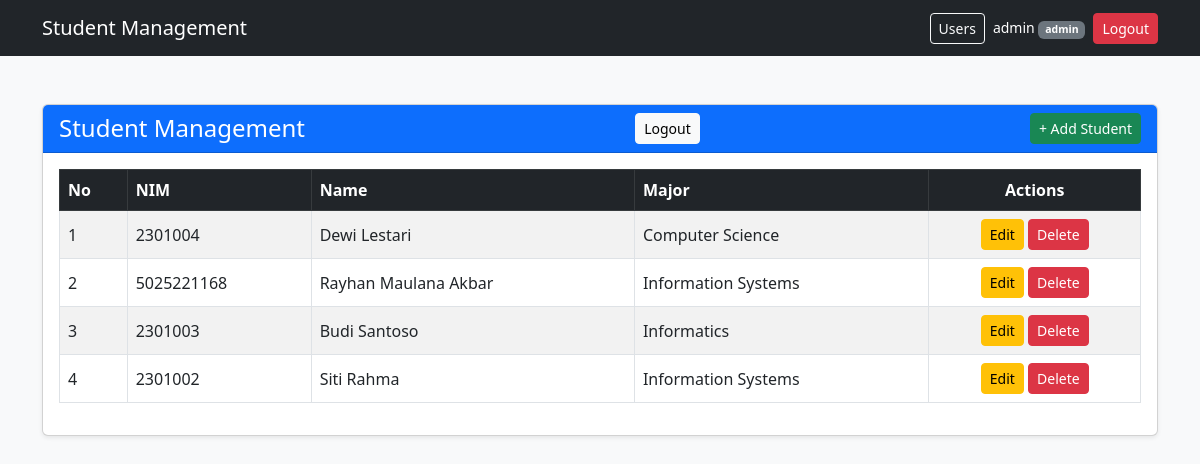
/index.php (signed in), run on the app's committed database.
### tables this page shows
CREATE TABLE `students` (
  `id` int(11) NOT NULL,
  `nim` varchar(20) NOT NULL,
  `name` varchar(100) NOT NULL,
  `major_id` int(11) NOT NULL
);

CREATE TABLE `majors` (
  `id` int(11) NOT NULL,
  `name` varchar(50) NOT NULL
);

### auth.php (called while the page is built, shortened)
<?php
function is_admin() {
    return $_SESSION['role'] === 'admin';
}
?>

### index.php (the view, shortened to what this page needs)
<?php
include 'auth.php';
include 'config.php';
$query = "SELECT s.id, s.nim, s.name, m.name AS major_name
          FROM students s
          JOIN majors m ON s.major_id = m.id
          ORDER BY s.id DESC";
$result = mysqli_query($conn, $query);
?>
<!DOCTYPE html>
<html lang="en">
<head>
    <link href="https://cdn.jsdelivr.net/npm/bootstrap@5.3.0/dist/css/bootstrap.min.css"
          rel="stylesheet">
</head>
<body class="bg-light">
<?php include 'navbar.php'; ?>
<div class="container mt-5">
    <div class="card shadow-sm">
        <div class="card-header bg-primary text-white d-flex justify-content-between align-items-center">
            <h4 class="mb-0">
                Student Management
            </h4>
            <a href="logout.php" class="btn btn-light btn-sm">
                Logout
            </a>
            <a href="create.php" class="btn btn-success btn-sm">
                + Add Student
            </a>
        </div>
        <div class="card-body">
            <div class="table-responsive">
                <table class="table table-bordered table-striped table-hover align-middle">
                    <thead class="table-dark">
                        <tr>
                            <th>No</th>
                            <th>NIM</th>
                            <th>Name</th>
                            <th>Major</th>
                            <th class="text-center">Actions</th>
                        </tr>
                    </thead>
                    <tbody>
                        <?php $no = 1; ?>
                        <?php while ($row = mysqli_fetch_assoc($result)): ?>
                        <tr>
                            <td>
                                <?= $no++ ?>
                            </td>
                            <td>
                                <?= htmlspecialchars($row['nim']) ?>
                            </td>
                            <td>
                                <?= htmlspecialchars($row['name']) ?>
                            </td>
                            <td>
                                <?= htmlspecialchars($row['major_name']) ?>
                            </td>
                            <td class="text-center">
                                <a href="edit.php?id=<?= $row['id'] ?>"
                                class="btn btn-warning btn-sm">
                                Edit
                                </a>
                                <?php if (is_admin()): ?>
                                    <a href="delete.php?id=<?= $row['id'] ?>"
                                        class="btn btn-danger btn-sm"
                                        onclick="return confirm('Are you sure you want to delete this student?')">
                                        Delete
                                    </a>
                                <?php endif; ?>
                            </td>
                        </tr>
                        <?php endwhile; ?>
                    </tbody>
                </table>
            </div>
        </div>
    </div>
</div>
</body>
</html>

### navbar.php (shortened to what this page needs)
<nav class="navbar navbar-dark bg-dark">
    <div class="container">
        <a class="navbar-brand" href="index.php">
            Student Management
        </a>
        <div class="d-flex align-items-center gap-2">
            <?php if (is_admin()): ?>
                <a href="users.php"
                   class="btn btn-outline-light btn-sm">
                    Users
                </a>
            <?php endif; ?>
            <span class="text-white small">
                <?= htmlspecialchars($_SESSION['username']) ?>
                <span class="badge bg-secondary">
                    <?= htmlspecialchars($_SESSION['role']) ?>
                </span>
            </span>
            <a href="logout.php"
               class="btn btn-danger btn-sm">
                Logout
            </a>
        </div>
    </div>
</nav>

### data on the page
students: nim "2301004", name "Dewi Lestari", major.name "Computer Science"
students: nim "5025221168", name "Rayhan Maulana Akbar", major.name "Information Systems"
students: nim "2301003", name "Budi Santoso", major.name "Informatics"
students: nim "2301002", name "Siti Rahma", major.name "Information Systems"

### other printed values
$_SESSION['username'] "admin"
$_SESSION['role'] "admin"
